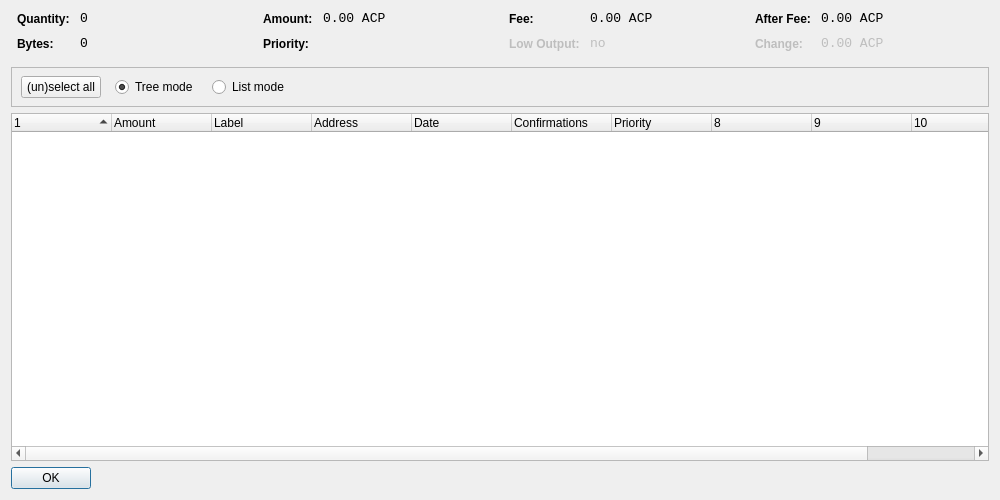
<?xml version="1.0" encoding="UTF-8"?>
<ui version="4.0">
 <class>CoinControlDialog</class>
 <widget class="QDialog" name="CoinControlDialog">
  <property name="geometry">
   <rect>
    <x>0</x>
    <y>0</y>
    <width>1000</width>
    <height>500</height>
   </rect>
  </property>
  <property name="windowTitle">
   <string>Coin Control</string>
  </property>
  <layout class="QVBoxLayout" name="verticalLayout">
   <item>
    <layout class="QHBoxLayout" name="horizontalLayoutTop" stretch="0,0,0,0">
     <property name="topMargin">
      <number>0</number>
     </property>
     <property name="bottomMargin">
      <number>10</number>
     </property>
     <item>
      <layout class="QFormLayout" name="formLayoutCoinControl1">
       <property name="horizontalSpacing">
        <number>10</number>
       </property>
       <property name="verticalSpacing">
        <number>10</number>
       </property>
       <property name="leftMargin">
        <number>6</number>
       </property>
       <property name="rightMargin">
        <number>6</number>
       </property>
       <item row="0" column="0">
        <widget class="QLabel" name="labelCoinControlQuantityText">
         <property name="styleSheet">
          <string notr="true">font-weight:bold;</string>
         </property>
         <property name="text">
          <string>Quantity:</string>
         </property>
        </widget>
       </item>
       <item row="0" column="1">
        <widget class="QLabel" name="labelCoinControlQuantity">
         <property name="font">
          <font>
           <family>Monospace</family>
           <pointsize>10</pointsize>
          </font>
         </property>
         <property name="cursor">
          <cursorShape>IBeamCursor</cursorShape>
         </property>
         <property name="contextMenuPolicy">
          <enum>Qt::ActionsContextMenu</enum>
         </property>
         <property name="text">
          <string notr="true">0</string>
         </property>
         <property name="textInteractionFlags">
          <set>Qt::LinksAccessibleByMouse|Qt::TextSelectableByKeyboard|Qt::TextSelectableByMouse</set>
         </property>
        </widget>
       </item>
       <item row="1" column="0">
        <widget class="QLabel" name="labelCoinControlBytesText">
         <property name="styleSheet">
          <string notr="true">font-weight:bold;</string>
         </property>
         <property name="text">
          <string>Bytes:</string>
         </property>
        </widget>
       </item>
       <item row="1" column="1">
        <widget class="QLabel" name="labelCoinControlBytes">
         <property name="font">
          <font>
           <family>Monospace</family>
           <pointsize>10</pointsize>
          </font>
         </property>
         <property name="cursor">
          <cursorShape>IBeamCursor</cursorShape>
         </property>
         <property name="contextMenuPolicy">
          <enum>Qt::ActionsContextMenu</enum>
         </property>
         <property name="text">
          <string notr="true">0</string>
         </property>
         <property name="textInteractionFlags">
          <set>Qt::LinksAccessibleByMouse|Qt::TextSelectableByKeyboard|Qt::TextSelectableByMouse</set>
         </property>
        </widget>
       </item>
      </layout>
     </item>
     <item>
      <layout class="QFormLayout" name="formLayoutCoinControl2">
       <property name="horizontalSpacing">
        <number>10</number>
       </property>
       <property name="verticalSpacing">
        <number>10</number>
       </property>
       <property name="leftMargin">
        <number>6</number>
       </property>
       <property name="rightMargin">
        <number>6</number>
       </property>
       <item row="0" column="0">
        <widget class="QLabel" name="labelCoinControlAmountText">
         <property name="styleSheet">
          <string notr="true">font-weight:bold;</string>
         </property>
         <property name="text">
          <string>Amount:</string>
         </property>
        </widget>
       </item>
       <item row="0" column="1">
        <widget class="QLabel" name="labelCoinControlAmount">
         <property name="font">
          <font>
           <family>Monospace</family>
           <pointsize>10</pointsize>
          </font>
         </property>
         <property name="cursor">
          <cursorShape>IBeamCursor</cursorShape>
         </property>
         <property name="contextMenuPolicy">
          <enum>Qt::ActionsContextMenu</enum>
         </property>
         <property name="text">
          <string notr="true">0.00 ACP</string>
         </property>
         <property name="textInteractionFlags">
          <set>Qt::LinksAccessibleByMouse|Qt::TextSelectableByKeyboard|Qt::TextSelectableByMouse</set>
         </property>
        </widget>
       </item>
       <item row="1" column="0">
        <widget class="QLabel" name="labelCoinControlPriorityText">
         <property name="styleSheet">
          <string notr="true">font-weight:bold;</string>
         </property>
         <property name="text">
          <string>Priority:</string>
         </property>
        </widget>
       </item>
       <item row="1" column="1">
        <widget class="QLabel" name="labelCoinControlPriority">
         <property name="font">
          <font>
           <family>Monospace</family>
           <pointsize>10</pointsize>
          </font>
         </property>
         <property name="cursor">
          <cursorShape>IBeamCursor</cursorShape>
         </property>
         <property name="contextMenuPolicy">
          <enum>Qt::ActionsContextMenu</enum>
         </property>
         <property name="text">
          <string/>
         </property>
         <property name="textInteractionFlags">
          <set>Qt::LinksAccessibleByMouse|Qt::TextSelectableByKeyboard|Qt::TextSelectableByMouse</set>
         </property>
        </widget>
       </item>
      </layout>
     </item>
     <item>
      <layout class="QFormLayout" name="formLayoutCoinControl3">
       <property name="horizontalSpacing">
        <number>10</number>
       </property>
       <property name="verticalSpacing">
        <number>10</number>
       </property>
       <property name="leftMargin">
        <number>6</number>
       </property>
       <property name="rightMargin">
        <number>6</number>
       </property>
       <item row="0" column="0">
        <widget class="QLabel" name="labelCoinControlFeeText">
         <property name="styleSheet">
          <string notr="true">font-weight:bold;</string>
         </property>
         <property name="text">
          <string>Fee:</string>
         </property>
        </widget>
       </item>
       <item row="0" column="1">
        <widget class="QLabel" name="labelCoinControlFee">
         <property name="font">
          <font>
           <family>Monospace</family>
           <pointsize>10</pointsize>
          </font>
         </property>
         <property name="cursor">
          <cursorShape>IBeamCursor</cursorShape>
         </property>
         <property name="contextMenuPolicy">
          <enum>Qt::ActionsContextMenu</enum>
         </property>
         <property name="text">
          <string notr="true">0.00 ACP</string>
         </property>
         <property name="textInteractionFlags">
          <set>Qt::LinksAccessibleByMouse|Qt::TextSelectableByKeyboard|Qt::TextSelectableByMouse</set>
         </property>
        </widget>
       </item>
       <item row="1" column="0">
        <widget class="QLabel" name="labelCoinControlLowOutputText">
         <property name="enabled">
          <bool>false</bool>
         </property>
         <property name="styleSheet">
          <string notr="true">font-weight:bold;</string>
         </property>
         <property name="text">
          <string>Low Output:</string>
         </property>
        </widget>
       </item>
       <item row="1" column="1">
        <widget class="QLabel" name="labelCoinControlLowOutput">
         <property name="enabled">
          <bool>false</bool>
         </property>
         <property name="font">
          <font>
           <family>Monospace</family>
           <pointsize>10</pointsize>
          </font>
         </property>
         <property name="cursor">
          <cursorShape>IBeamCursor</cursorShape>
         </property>
         <property name="contextMenuPolicy">
          <enum>Qt::ActionsContextMenu</enum>
         </property>
         <property name="text">
          <string notr="true">no</string>
         </property>
         <property name="textInteractionFlags">
          <set>Qt::LinksAccessibleByMouse|Qt::TextSelectableByKeyboard|Qt::TextSelectableByMouse</set>
         </property>
        </widget>
       </item>
      </layout>
     </item>
     <item>
      <layout class="QFormLayout" name="formLayoutCoinControl4">
       <property name="horizontalSpacing">
        <number>10</number>
       </property>
       <property name="verticalSpacing">
        <number>10</number>
       </property>
       <property name="leftMargin">
        <number>6</number>
       </property>
       <property name="rightMargin">
        <number>6</number>
       </property>
       <item row="0" column="0">
        <widget class="QLabel" name="labelCoinControlAfterFeeText">
         <property name="styleSheet">
          <string notr="true">font-weight:bold;</string>
         </property>
         <property name="text">
          <string>After Fee:</string>
         </property>
        </widget>
       </item>
       <item row="0" column="1">
        <widget class="QLabel" name="labelCoinControlAfterFee">
         <property name="font">
          <font>
           <family>Monospace</family>
           <pointsize>10</pointsize>
          </font>
         </property>
         <property name="cursor">
          <cursorShape>IBeamCursor</cursorShape>
         </property>
         <property name="contextMenuPolicy">
          <enum>Qt::ActionsContextMenu</enum>
         </property>
         <property name="text">
          <string notr="true">0.00 ACP</string>
         </property>
         <property name="textInteractionFlags">
          <set>Qt::LinksAccessibleByMouse|Qt::TextSelectableByKeyboard|Qt::TextSelectableByMouse</set>
         </property>
        </widget>
       </item>
       <item row="1" column="0">
        <widget class="QLabel" name="labelCoinControlChangeText">
         <property name="enabled">
          <bool>false</bool>
         </property>
         <property name="styleSheet">
          <string notr="true">font-weight:bold;</string>
         </property>
         <property name="text">
          <string>Change:</string>
         </property>
        </widget>
       </item>
       <item row="1" column="1">
        <widget class="QLabel" name="labelCoinControlChange">
         <property name="enabled">
          <bool>false</bool>
         </property>
         <property name="font">
          <font>
           <family>Monospace</family>
           <pointsize>10</pointsize>
          </font>
         </property>
         <property name="cursor">
          <cursorShape>IBeamCursor</cursorShape>
         </property>
         <property name="contextMenuPolicy">
          <enum>Qt::ActionsContextMenu</enum>
         </property>
         <property name="text">
          <string notr="true">0.00 ACP</string>
         </property>
         <property name="textInteractionFlags">
          <set>Qt::LinksAccessibleByMouse|Qt::TextSelectableByKeyboard|Qt::TextSelectableByMouse</set>
         </property>
        </widget>
       </item>
      </layout>
     </item>
    </layout>
   </item>
   <item>
    <widget class="QFrame" name="frame">
     <property name="minimumSize">
      <size>
       <width>0</width>
       <height>40</height>
      </size>
     </property>
     <property name="frameShape">
      <enum>QFrame::StyledPanel</enum>
     </property>
     <property name="frameShadow">
      <enum>QFrame::Sunken</enum>
     </property>
     <widget class="QWidget" name="horizontalLayoutWidget">
      <property name="geometry">
       <rect>
        <x>10</x>
        <y>0</y>
        <width>781</width>
        <height>41</height>
       </rect>
      </property>
      <layout class="QHBoxLayout" name="horizontalLayoutPanel" stretch="0,0,0,0,0">
       <property name="spacing">
        <number>14</number>
       </property>
       <item>
        <widget class="QPushButton" name="pushButtonSelectAll">
         <property name="sizePolicy">
          <sizepolicy hsizetype="Maximum" vsizetype="Fixed">
           <horstretch>0</horstretch>
           <verstretch>0</verstretch>
          </sizepolicy>
         </property>
         <property name="text">
          <string>(un)select all</string>
         </property>
        </widget>
       </item>
       <item>
        <widget class="QRadioButton" name="radioTreeMode">
         <property name="sizePolicy">
          <sizepolicy hsizetype="Maximum" vsizetype="Fixed">
           <horstretch>0</horstretch>
           <verstretch>0</verstretch>
          </sizepolicy>
         </property>
         <property name="text">
          <string>Tree mode</string>
         </property>
         <property name="checked">
          <bool>true</bool>
         </property>
        </widget>
       </item>
       <item>
        <widget class="QRadioButton" name="radioListMode">
         <property name="sizePolicy">
          <sizepolicy hsizetype="Maximum" vsizetype="Fixed">
           <horstretch>0</horstretch>
           <verstretch>0</verstretch>
          </sizepolicy>
         </property>
         <property name="text">
          <string>List mode</string>
         </property>
        </widget>
       </item>
       <item>
        <spacer name="horizontalSpacer">
         <property name="orientation">
          <enum>Qt::Horizontal</enum>
         </property>
         <property name="sizeHint" stdset="0">
          <size>
           <width>40</width>
           <height>20</height>
          </size>
         </property>
        </spacer>
       </item>
      </layout>
     </widget>
    </widget>
   </item>
   <item>
    <widget class="CoinControlTreeWidget" name="treeWidget">
     <property name="contextMenuPolicy">
      <enum>Qt::CustomContextMenu</enum>
     </property>
     <property name="sortingEnabled">
      <bool>false</bool>
     </property>
     <property name="columnCount">
      <number>11</number>
     </property>
     <attribute name="headerShowSortIndicator" stdset="0">
      <bool>true</bool>
     </attribute>
     <attribute name="headerStretchLastSection">
      <bool>false</bool>
     </attribute>
     <column>
      <property name="text">
       <string/>
      </property>
     </column>
     <column>
      <property name="text">
       <string>Amount</string>
      </property>
     </column>
     <column>
      <property name="text">
       <string>Label</string>
      </property>
     </column>
     <column>
      <property name="text">
       <string>Address</string>
      </property>
     </column>
     <column>
      <property name="text">
       <string>Date</string>
      </property>
     </column>
     <column>
      <property name="text">
       <string>Confirmations</string>
      </property>
      <property name="toolTip">
       <string>Confirmed</string>
      </property>
     </column>
     <column>
      <property name="text">
       <string>Priority</string>
      </property>
     </column>
     <column>
      <property name="text">
       <string/>
      </property>
     </column>
     <column>
      <property name="text">
       <string/>
      </property>
     </column>
     <column>
      <property name="text">
       <string/>
      </property>
     </column>
     <column>
      <property name="text">
       <string/>
      </property>
     </column>
    </widget>
   </item>
   <item>
    <widget class="QDialogButtonBox" name="buttonBox">
     <property name="sizePolicy">
      <sizepolicy hsizetype="Maximum" vsizetype="Fixed">
       <horstretch>0</horstretch>
       <verstretch>0</verstretch>
      </sizepolicy>
     </property>
     <property name="orientation">
      <enum>Qt::Horizontal</enum>
     </property>
     <property name="standardButtons">
      <set>QDialogButtonBox::Ok</set>
     </property>
    </widget>
   </item>
  </layout>
 </widget>
 <customwidgets>
  <customwidget>
   <class>CoinControlTreeWidget</class>
   <extends>QTreeWidget</extends>
   <header>coincontroltreewidget.h</header>
  </customwidget>
 </customwidgets>
 <resources/>
 <connections/>
</ui>
